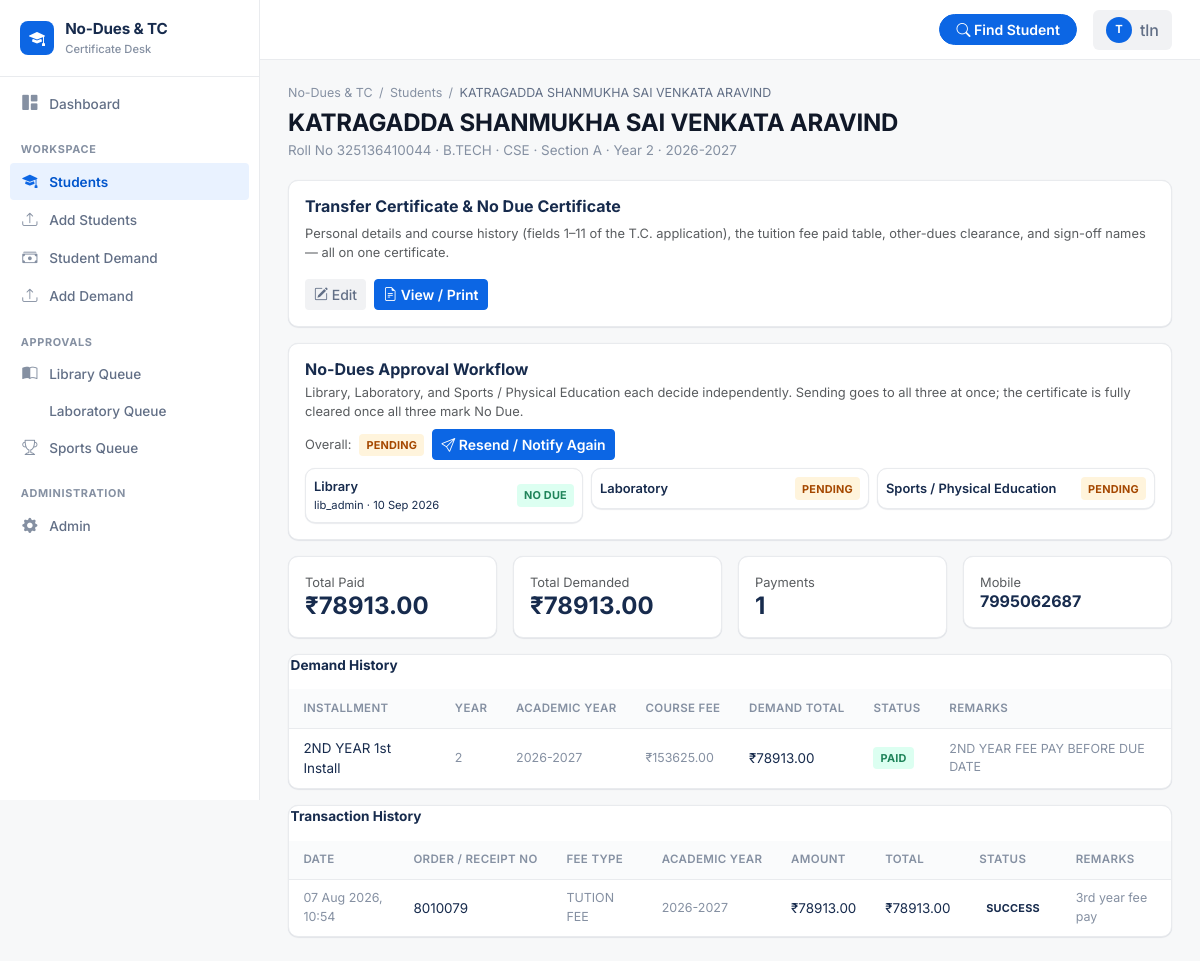
The app's page /students/325136410044/ (signed in) with its own data.
### students/models.py (models this page shows, shortened)
class Transaction(models.Model):
    order_id = models.CharField(max_length=40, unique=True)
    tracking = models.CharField(max_length=40, blank=True)
    transaction_date = models.DateTimeField(null=True, blank=True)
    order_status = models.CharField(max_length=30, blank=True)
    status_message = models.CharField(max_length=255, blank=True)
    app_code = models.CharField(max_length=40, blank=True)
    amount = models.DecimalField(max_digits=12, decimal_places=2, default=0)
    merchant_amount = models.DecimalField(max_digits=12, decimal_places=2, default=0)
    currency = models.CharField(max_length=10, blank=True)
    billing_tel = models.CharField(max_length=20, blank=True)
    billing_email = models.CharField(max_length=255, blank=True)
    bank_name = models.CharField(max_length=100, blank=True)
    id_no = models.CharField(max_length=40, blank=True)
    mobile_number = models.CharField(max_length=20, blank=True)
    email = models.CharField(max_length=255, blank=True)
    parent_mobile = models.CharField(max_length=20, blank=True)
    admission_type = models.CharField(max_length=30, blank=True)
    fee_type = models.CharField(max_length=60, blank=True)
    name = models.CharField(max_length=150, db_index=True)
    branch = models.CharField('Group / Branch', max_length=30, blank=True, db_index=True)
    course = models.CharField(max_length=30, blank=True, db_index=True)
    course_fee = models.DecimalField(max_digits=12, decimal_places=2, null=True, blank=True)
    section = models.CharField(max_length=10, blank=True)
    year = models.CharField(max_length=10, blank=True, db_index=True)
    roll_no = models.CharField(max_length=40, db_index=True)
    academic_year = models.CharField(max_length=20, blank=True, db_index=True)
    issue_date = models.DateField(null=True, blank=True)
    due_date_installment1 = models.DateField(null=True, blank=True)
    tuition_fee = models.DecimalField(max_digits=12, decimal_places=2, default=0)
    total = models.DecimalField(max_digits=12, decimal_places=2, default=0)
    remarks = models.CharField(max_length=255, blank=True)
    current_fees = models.JSONField(default=dict, blank=True)
    past_dues = models.JSONField(default=dict, blank=True)
    created_at = models.DateTimeField(auto_now_add=True)
    updated_at = models.DateTimeField(auto_now=True)
    class Meta:
        ordering = ['-transaction_date']

class DueApproval(models.Model):
    clearance = models.ForeignKey(Clearance, related_name='approvals', on_delete=models.CASCADE)
    department = models.CharField(max_length=10, choices=DEPARTMENT_CODE_CHOICES)
    status = models.CharField(max_length=10, choices=STATUS_CHOICES, default=STATUS_PENDING)
    amount_due = models.DecimalField('Amount Due (₹)', max_digits=12, decimal_places=2, null=True, blank=True)
    remarks = models.CharField(max_length=150, blank=True)
    requested_at = models.DateTimeField(auto_now_add=True)
    decided_by = models.ForeignKey(
        settings.AUTH_USER_MODEL, null=True, blank=True,
        related_name='due_decisions', on_delete=models.SET_NULL,
    )
    decided_at = models.DateTimeField(null=True, blank=True)
    class Meta:
        ordering = ['department']
        constraints = [
            models.UniqueConstraint(fields=['clearance', 'department'], name='unique_department_per_clearance'),
        ]

class Demand(models.Model):
    id_no = models.CharField('ID No.', max_length=40, blank=True)
    mobile_number = models.CharField(max_length=20, blank=True)
    email = models.CharField(max_length=255, blank=True)
    parent_mobile = models.CharField(max_length=20, blank=True)
    admission_type = models.CharField(max_length=30, blank=True)
    fee_type = models.CharField(max_length=60, blank=True)
    name = models.CharField(max_length=150, db_index=True)
    branch = models.CharField('Group / Branch', max_length=30, blank=True, db_index=True)
    course = models.CharField(max_length=30, blank=True, db_index=True)
    course_fee = models.DecimalField(max_digits=12, decimal_places=2, null=True, blank=True)
    section = models.CharField(max_length=10, blank=True)
    year = models.CharField(max_length=10, blank=True, db_index=True)
    roll_no = models.CharField(max_length=40, db_index=True)
    academic_year = models.CharField(max_length=20, blank=True, db_index=True)
    issue_date = models.DateField(null=True, blank=True)
    due_date_installment1 = models.DateField(null=True, blank=True)
    total = models.DecimalField(max_digits=12, decimal_places=2, default=0)
    remarks = models.CharField(max_length=255, blank=True)
    rtf = models.DecimalField('RTF', max_digits=12, decimal_places=2, null=True, blank=True)
    current_fees = models.JSONField(default=dict, blank=True)
    past_dues = models.JSONField(default=dict, blank=True)
    installment = models.CharField(max_length=100, db_index=True)
    created_at = models.DateTimeField(auto_now_add=True)
    updated_at = models.DateTimeField(auto_now=True)
    class Meta:
        ordering = ['-updated_at']
        constraints = [
            models.UniqueConstraint(fields=['roll_no', 'installment'], name='unique_demand_per_installment'),
        ]

### students/views.py (the view)
# urls.py: path('students/<str:roll_no>/', views.student_detail, name='student-detail'),
@login_required
@office_required
def student_detail(request, roll_no):
    context = _student_context(roll_no)
    if context is None:
        return render(request, 'students/not_found.html', {'roll_no': roll_no}, status=404)
    clearance = context['clearance']
    context['approvals'] = clearance.ordered_approvals()
    context['overall_status'] = clearance.approval_status()
    return render(request, 'students/detail.html', context)

### templates/students/detail.html (shortened to what this page needs)
{% extends 'base.html' %}
{% block breadcrumb %}
<div class="breadcrumb-trail"><a href="{% url 'dashboard' %}">No-Dues &amp; TC</a> <span>/</span> <a href="{% url 'student-list' %}">Students</a> <span>/</span> <span class="current">{{ latest.name }}</span></div>
{% endblock %}
{% block content %}
<div class="page-header">
  <div>
    <h1 class="page-title">{{ latest.name }}</h1>
    <div class="page-subtitle">Roll No {{ roll_no }} · {{ latest.course }} · {{ latest.branch }} · Section {{ latest.section }} · Year {{ latest.year }} · {{ latest.academic_year }}</div>
  </div>
</div>
{% if has_transactions %}
<div class="row g-3 mb-3">
  <div class="col-12">
    <div class="lr-card p-3 h-100 d-flex flex-column">
      <h6 class="fw-bold">Transfer Certificate &amp; No Due Certificate</h6>
      <p class="small text-muted mb-3 flex-grow-1">Personal details and course history (fields 1–11 of the T.C. application), the tuition fee paid table, other-dues clearance, and sign-off names — all on one certificate.</p>
      <div class="d-flex gap-2">
        <a href="{% url 'certificate-edit' roll_no %}" class="btn btn-light btn-sm"><i class="bi bi-pencil-square"></i> Edit</a>
        <a href="{% url 'certificate-view' roll_no %}" class="btn btn-primary btn-sm" target="_blank"><i class="bi bi-file-earmark-text"></i> View / Print</a>
      </div>
    </div>
  </div>
</div>
<div class="row g-3 mb-3">
  <div class="col-12">
    <div class="lr-card p-3">
      <div class="d-flex justify-content-between align-items-start flex-wrap gap-2 mb-2">
        <div>
          <h6 class="fw-bold mb-1">No-Dues Approval Workflow</h6>
          <p class="small text-muted mb-0">Library, Laboratory, and Sports / Physical Education each decide independently. Sending goes to all three at once; the certificate is fully cleared once all three mark No Due.</p>
        </div>
        <div class="d-flex align-items-center gap-2">
          <span class="small text-muted">Overall:</span>
          {% include 'students/_status_pill.html' with status=overall_status %}
          <form method="post" action="{% url 'send-for-approval' roll_no %}">
            <button type="submit" class="btn btn-sm btn-primary"><i class="bi bi-send"></i> {% if overall_status == 'NOT_SENT' %}Send for Approval{% else %}Resend / Notify Again{% endif %}</button>
          </form>
        </div>
      </div>
      <div class="row g-2">
        {% for row in approvals %}
        <div class="col-md-4">
          <div class="lr-card p-2 d-flex justify-content-between align-items-center">
            <div>
              <div class="small fw-semibold">{{ row.label }}</div>
              {% if row.approval.decided_by %}<div class="cell-muted" style="font-size:.7rem;">{{ row.approval.decided_by.get_username }} · {{ row.approval.decided_at|date:'d M Y' }}</div>{% endif %}
            </div>
            {% include 'students/_status_pill.html' with status=row.approval.status %}
          </div>
        </div>
        {% endfor %}
      </div>
    </div>
  </div>
</div>
{% endif %}
<div class="row g-3 mb-3">
  <div class="col-md-3"><div class="lr-card p-3"><div class="text-muted small">Total Paid</div><div class="h4 fw-bold mb-0">&#8377;{{ total_paid|floatformat:2 }}</div></div></div>
  <div class="col-md-3"><div class="lr-card p-3"><div class="text-muted small">Total Demanded</div><div class="h4 fw-bold mb-0">&#8377;{{ total_demand|floatformat:2 }}</div></div></div>
  <div class="col-md-3"><div class="lr-card p-3"><div class="text-muted small">Payments</div><div class="h4 fw-bold mb-0">{{ transactions|length }}</div></div></div>
  <div class="col-md-3"><div class="lr-card p-3"><div class="text-muted small">Mobile</div><div class="h6 fw-bold mb-0">{{ latest.mobile_number|default:'—' }}</div></div></div>
</div>
{% if demands %}
<div class="lr-card lr-table-card mb-3">
  <div class="widget-title" style="padding:0 .1rem;"><span>Demand History</span></div>
  <div style="overflow-x:auto;">
  <table class="lr-table">
    <thead>
      <tr><th>Installment</th><th>Year</th><th>Academic Year</th><th>Course Fee</th><th>Demand Total</th><th>Status</th><th>Remarks</th></tr>
    </thead>
    <tbody>
      {% for d in demands %}
      <tr>
        <td>{{ d.installment }}</td>
        <td class="cell-muted">{{ d.year }}</td>
        <td class="cell-muted">{{ d.academic_year }}</td>
        <td class="cell-muted">{% if d.course_fee %}&#8377;{{ d.course_fee|floatformat:2 }}{% else %}&mdash;{% endif %}</td>
        <td>&#8377;{{ d.total|floatformat:2 }}</td>
        <td>
          {% if d.is_paid %}
            <span class="pill" style="background:var(--success-soft);color:var(--success);">Paid</span>
          {% else %}
            <span class="pill" style="background:var(--danger-soft);color:var(--danger);">Not Paid</span>
          {% endif %}
        </td>
        <td class="cell-muted">{{ d.remarks }}</td>
      </tr>
      {% endfor %}
    </tbody>
  </table>
  </div>
</div>
{% endif %}
{% if has_transactions %}
<div class="lr-card lr-table-card">
  <div class="widget-title" style="padding:0 .1rem;"><span>Transaction History</span></div>
  <div style="overflow-x:auto;">
  <table class="lr-table">
    <thead>
      <tr><th>Date</th><th>Order / Receipt No</th><th>Fee Type</th><th>Academic Year</th><th>Amount</th><th>Total</th><th>Status</th><th>Remarks</th></tr>
    </thead>
    <tbody>
      {% for t in transactions %}
      <tr>
        <td class="cell-muted">{{ t.transaction_date|date:'d M Y, H:i' }}</td>
        <td>{{ t.order_id }}</td>
        <td class="cell-muted">{{ t.fee_type }}</td>
        <td class="cell-muted">{{ t.academic_year }}</td>
        <td>&#8377;{{ t.amount|floatformat:2 }}</td>
        <td>&#8377;{{ t.total|floatformat:2 }}</td>
        <td><span class="status-pill">{{ t.order_status }}</span></td>
        <td class="cell-muted">{{ t.remarks }}</td>
      </tr>
      {% endfor %}
    </tbody>
  </table>
  </div>
</div>
{% endif %}
{% endblock %}

### templates/base.html (shortened to what this page needs)
{% load static students_extras %}<!DOCTYPE html>
<html lang="en">
<head>
<link href="{% static 'assets/css/inter-font.css' %}" rel="stylesheet">
<link href="{% static 'assets/css/bootstrap.min.css' %}" rel="stylesheet">
<link href="{% static 'assets/css/bootstrap-icons.css' %}" rel="stylesheet">
<link href="{% static 'assets/css/select2.min.css' %}" rel="stylesheet">
<link href="{% static 'assets/css/dataTables.bootstrap5.min.css' %}" rel="stylesheet">
<link href="{% static 'assets/css/theme.css' %}" rel="stylesheet">
</head>
<body class="">
<div class="app-shell">
  <aside class="sidebar">
    <div class="sidebar-brand">
      <div class="brand-mark"><i class="bi bi-mortarboard-fill"></i></div>
      <div>
        <div class="brand-title">No-Dues &amp; TC</div>
        <div class="brand-subtitle">Certificate Desk</div>
      </div>
    </div>
    <nav class="sidebar-nav">
      {% if not request.user|is_department_only %}
      <a href="{% url 'dashboard' %}" class="nav-link {% if request.resolver_match.url_name == 'dashboard' %}active{% endif %}">
        <i class="bi bi-grid-1x2-fill"></i><span>Dashboard</span>
      </a>
      <div class="nav-section-label">Workspace</div>
      <a href="{% url 'student-list' %}" class="nav-link {% if request.resolver_match.url_name in 'student-list student-detail certificate-view certificate-edit' %}active{% endif %}">
        <i class="bi bi-mortarboard-fill"></i><span>Students</span>
      </a>
      <a href="{% url 'student-upload' %}" class="nav-link {% if request.resolver_match.url_name == 'student-upload' %}active{% endif %}">
        <i class="bi bi-upload"></i><span>Add Students</span>
      </a>
      <a href="{% url 'demand-list' %}" class="nav-link {% if request.resolver_match.url_name == 'demand-list' %}active{% endif %}">
        <i class="bi bi-cash-stack"></i><span>Student Demand</span>
      </a>
      <a href="{% url 'demand-upload' %}" class="nav-link {% if request.resolver_match.url_name == 'demand-upload' %}active{% endif %}">
        <i class="bi bi-upload"></i><span>Add Demand</span>
      </a>
      {% endif %}
      {% if request.user|has_group:'Library Admin' %}
      <div class="nav-section-label">Approvals</div>
      <a href="{% url 'approval-queue' 'library' %}" class="nav-link {% if request.resolver_match.kwargs.dept_slug == 'library' %}active{% endif %}">
        <i class="bi bi-book-half"></i><span>Library Queue</span>
      </a>
      {% endif %}
      {% if request.user|has_group:'Laboratory Admin' %}
      <a href="{% url 'approval-queue' 'laboratory' %}" class="nav-link {% if request.resolver_match.kwargs.dept_slug == 'laboratory' %}active{% endif %}">
        <span>Laboratory Queue</span>
      </a>
      {% endif %}
      {% if request.user|has_group:'Sports Admin' %}
      <a href="{% url 'approval-queue' 'sports' %}" class="nav-link {% if request.resolver_match.kwargs.dept_slug == 'sports' %}active{% endif %}">
        <i class="bi bi-trophy"></i><span>Sports Queue</span>
      </a>
      {% endif %}
      {% if request.user.is_staff %}
      <div class="nav-section-label">Administration</div>
      <a href="/admin/" class="nav-link">
        <i class="bi bi-gear-fill"></i><span>Admin</span>
      </a>
      {% endif %}
    </nav>
  </aside>
  <div class="main-column">
    <header class="topbar">
      <div class="ms-auto d-flex align-items-center gap-3">
        {% if not request.user|is_department_only %}
        <a href="{% url 'student-list' %}" class="btn btn-primary btn-sm rounded-pill px-3">
          <i class="bi bi-search"></i><span class="d-none d-sm-inline"> Find Student</span>
        </a>
        {% endif %}
        <div class="dropdown">
          <button class="btn btn-light d-flex align-items-center gap-2" data-bs-toggle="dropdown">
            <span class="avatar-circle">{{ request.user.username|slice:":1"|upper }}</span>
            <span class="d-none d-md-inline">{{ request.user.get_username }}</span>
          </button>
        </div>
      </div>
    </header>
    <main class="page-content">
      {% block breadcrumb %}{% endblock %}
      {% block content %}{% endblock %}
    </main>
  </div>
</div>
</body>
</html>

### templates/students/_status_pill.html
{% if status == 'CLEARED' %}
  <span class="pill" style="background:var(--success-soft);color:var(--success);">No Due</span>
{% elif status == 'DUES' %}
  <span class="pill" style="background:var(--danger-soft);color:var(--danger);">Dues</span>
{% elif status == 'PENDING' %}
  <span class="pill" style="background:var(--warning-soft);color:var(--warning);">Pending</span>
{% else %}
  <span class="pill">Not Sent</span>
{% endif %}

### records on screen
Transaction: name "KATRAGADDA SHANMUKHA SAI VENKATA ARAVIND", course "B.TECH", branch "CSE", section "A", year "2", academic_year "2026-2027", mobile_number "7995062687", transaction_date "07 Aug 2026, 10:54", order_id "8010079", fee_type "TUTION FEE", amount "78913.00", total "78913.00", order_status "SUCCESS", remarks "3rd year fee pay"
DueApproval: label "Library", approval.decided_by.get_username "lib_admin", approval.decided_at "10 Sep 2026", status "NO DUE"
DueApproval: label "Laboratory", status "PENDING"
DueApproval: label "Sports / Physical Education", status "PENDING"
Demand: installment "2ND YEAR 1st Install", year "2", academic_year "2026-2027", course_fee "153625.00", total "78913.00", shows "PAID", remarks "2ND YEAR FEE PAY BEFORE DUE DATE"

### other values on screen
{{ request.user.username|slice:":1"|upper }} "T"
{{ request.user.get_username }} "tln"
{{ roll_no }} "325136410044"
{{ total_paid|floatformat:2 }} "78913.00"
{{ total_demand|floatformat:2 }} "78913.00"
{{ transactions|length }} "1"
